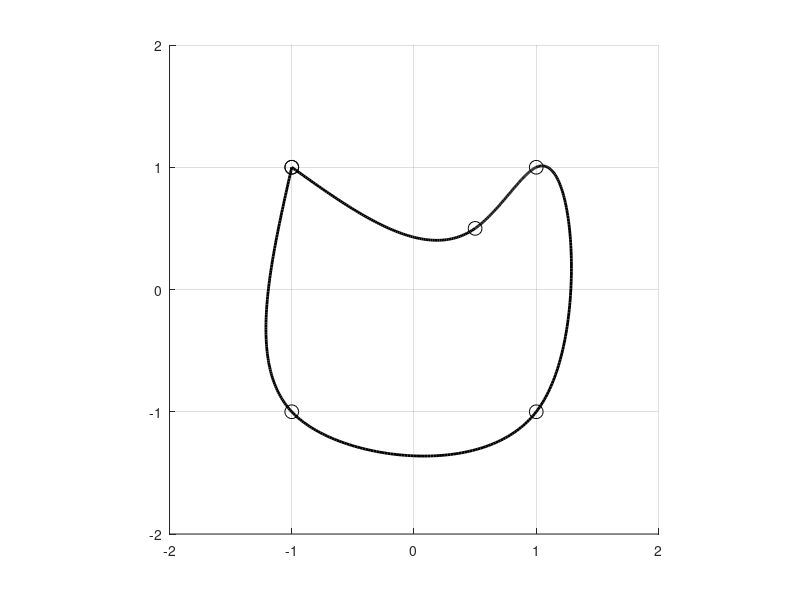

Source code (MATLAB):

% Itemptu_splainu_interpoliavimas_parametrinis
% Pele valdomos interpoliavimo tasku padetys

function main
clc,close all,clear all 
hL=[];  % splaino intervalu objekto rodykles
segment=[];  % relaksuojamo intervalo numeris

f=figure; hold on; grid on
iopt=0;
X=[-1  0.5  1  1  -1 -1 ]
Y=[ 1  0.5 1 -1  -1  1 ]
% X=[0  0.2  3  4  9  10.5  14 14.5]
% Y=[0.2 1 1.2 3  3  1.2  1  0.2]
nP=length(X);
t(1)=0; for i=2:nP, t(i)=t(i-1)+norm([X(i) Y(i)]-[X(i-1) Y(i-1)]);  end
t

sg(1:nP-1)=1  % itempimai
dd=(max(X)-min(X))/2;
figure(1);axis([min(X)-dd,max(X)+dd,min(Y)-dd,max(Y)+dd]);axis equal;hold on;

% vaizduojame duotus taskus
for i=1:nP,  h(i)=plot(X(i), Y(i),'ko','ButtonDownFcn',@startDragFcn,'MarkerSize',10); end 
    % kas atliekama paspaudus peles klavisa, nurodoma funkcijoje startDragFcn
    % tasku objektu valdikliai issaugomi masyve h

set(f,'WindowButtonUpFcn',@stopDragFcn); % kas atliekama atleidus peles klavisa, nurodoma funkcijoje stopDragFcn

itemptu_splainu_parametrinis_interpoliavimas(X,Y,t,sg);  % interpoliuojame pagal ivestus taskus ir 
                                                   % nubraizome pradine kreive  
                                                   
%************************************************************************   
% Toliau programa laukia pertraukimo nuo peles klaviso, kuris inicijuoja 
% startDragFcn arba stopDragFcn vykdyma. Jos savo ruoztu peles judesi susieja arba atsieja 
% su draggingFcn
%************************************************************************
                                                   
%-----------  vidines funkcijos ------------------
%  jos aprasomos anksciau, nei sutinkamas pagrindines funkcijos "end",
%  todel visi pagrindineje funkcijoje naudojami kintamieji matomi taip pat
%  ir vidinese funkcijose

function startDragFcn(varargin)   % apraso, kas atliekama, kai paspaudziamas kairys peles klavisas ties mazgu
    set(gcf, 'WindowButtonMotionFcn',@draggingFcn); % nurodo funkcija, kuria reikia nuolat kviesti pelei judant
end

function startTensFcn(varargin)
    % apraso, kas atliekama, kai paspaudziamas kairys peles klavisas ties
    % splaino segmentu: didinamas splaino segmento itempimas
    segment=find(gco == hL);
    sg(segment)=sg(segment)+1;
    itemptu_splainu_parametrinis_interpoliavimas(X,Y,t,sg);
    set(gcf, 'WindowButtonMotionFcn',@relaxingFcn); % nurodo funkcija, kuria reikia nuolat kviesti pelei judant
end

function relaxingFcn(varargin) % apraso, kas atliekama, kai pele juda; judinant pele segmentas relaksuojamas
    sg(segment)=max(sg(segment)-1,1);
    itemptu_splainu_parametrinis_interpoliavimas(X,Y,t,sg);
end

function draggingFcn(varargin)  % apraso, kas atliekama, kai pele juda
    pt=get(gca,'Currentpoint'); % perskaitoma nauja padetis
    set(gco,'xData',pt(1,1),'yData',pt(1,2)); % pakeiciamos objekto koordinates
    X(find(gco == h))=pt(1,1); Y(find(gco == h))=pt(1,2);
    % kvieciame savo sukurta funkcija interpoliuojanciai kreivei apskaiciuoti: 
    itemptu_splainu_parametrinis_interpoliavimas(X,Y,t,sg);
end

function stopDragFcn(varargin) % apraso, kas atliekama, kai atleidziamas kairys peles klavisas
    set(gcf, 'WindowButtonMotionFcn','');% nurodo, kad atleidus peles klavisa peles judejimas nebeturi kviesti funkcijos
end

function itemptu_splainu_parametrinis_interpoliavimas(X,Y,t,sg) 
    nP=length(X) % interpoliavimo tasku skaicius
    if ~isempty(hL), delete(hL); end
%     iopt=1;
    DDFX=itempto_splaino_koeficientai(t,X,sg,iopt);
    DDFY=itempto_splaino_koeficientai(t,Y,sg,iopt);
    
    fclose all,  % splaino vaizdavimo taskai irasomi i failus
    delete('carx.txt') , delete('cary.txt') ,
    fhx=fopen('carx.txt','a+'); fhy=fopen('cary.txt','a+');
    
    for iii=1:nP-1  %------  ciklas per intervalus tarp gretimu tasku
        nnn=100;
        [SX,sss]=itemptas_splainas(t(iii:iii+1),X(iii:iii+1),DDFX(iii:iii+1),sg(iii),nnn);
        [SY,sss]=itemptas_splainas(t(iii:iii+1),Y(iii:iii+1),DDFY(iii:iii+1),sg(iii),nnn);
        hL(iii)=plot(SX,SY,'k-','LineWidth',2,'MarkerSize',8,'ButtonDownFcn',@startTensFcn);
        nn1=length(SX); if iii < nP-1, nn1=nn1-1; end
        fprintf(fhx,'%g ',SX(1:nn1)); 
        fprintf(fhy,'%g ',SY(1:nn1)); 
    end %-----------------ciklas per intervalus pabaiga
    fclose all
return
end

function DDF=itempto_splaino_koeficientai(X,Y,sg,iopt) % apskaiciuojamos antros isvestines splaino mazguose
% iopt=1 - periodinis splainas
    n=length(X);
    A=zeros(n);b=zeros(n,1);
    d=X(2:n)-X(1:(n-1));
    for i=1:n-2
        sg1=sg(i);sg2=sg(i+1);
        A(i,i:i+2)=[1/(sg1^2*d(i))-1/(sg1*sinh(sg1*d(i))), ...
                 cosh(sg1*d(i))/(sg1*sinh(sg1*d(i)))+cosh(sg2*d(i+1))/(sg2*sinh(sg2*d(i+1)))-1/(sg1^2*d(i))-1/(sg2^2*d(i+1)),...
                 1/(sg2^2*d(i+1))-1/(sg2*sinh(sg2*d(i+1)))];
        b(i)=(Y(i+2)-Y(i+1))/d(i+1)-(Y(i+1)-Y(i))/d(i);
    end
    if iopt == 0,   A(n-1,1)=1;A(n,n)=1;b(n-1)=0;b(n)=0;
    else,sg1=sg(1);sgd1=sg(1)*d(1);sgn1=sg(n-1);sgdn1=sg(n-1)*d(n-1);
         A(n-1,[1,2,n-1,n])=[-cosh(sgd1)/sinh(sgd1)/sg1+1/sgd1/sg1,1/sinh(sgd1)/sg1-1/sgd1/sg1, ...
                             1/sinh(sgdn1)/sgn1-1/sgdn1/sgn1, -cosh(sgdn1)/sinh(sgdn1)/sgn1+1/sgdn1/sgn1]; 
         A(n,[1,n])=[1,-1];  
         b(n-1)=(Y(1)-Y(2))/d(1)-(Y(n-1)-Y(n))/d(n-1);
    end
    DDF=A\b;
return
end


function [S,sss]=itemptas_splainas(X,Y,DDF,sgm,nnn) % splaino intervale tarp dvieju tasku apskaiciavimas
% nnn - vaizdavimo tasku skaicius
% S - splaino reiksmes
% sss - vaizdavimo abscises
    d=X(2)-X(1);
    sss=X(1):(X(2)-X(1))/(nnn-1):X(2);
    S=DDF(1)/sgm^2*sinh(sgm*(d-(sss-X(1))))/sinh(sgm*d)+...
        (Y(1)-DDF(1)/sgm^2)*(d-(sss-X(1)))/d + ...
        DDF(2)/sgm^2*sinh(sgm*((sss-X(1))))/sinh(sgm*d)+...
        (Y(2)-DDF(2)/sgm^2)*((sss-X(1)))/d;
return
end

end   % Sis end uzbaigia pagrindine funkcija